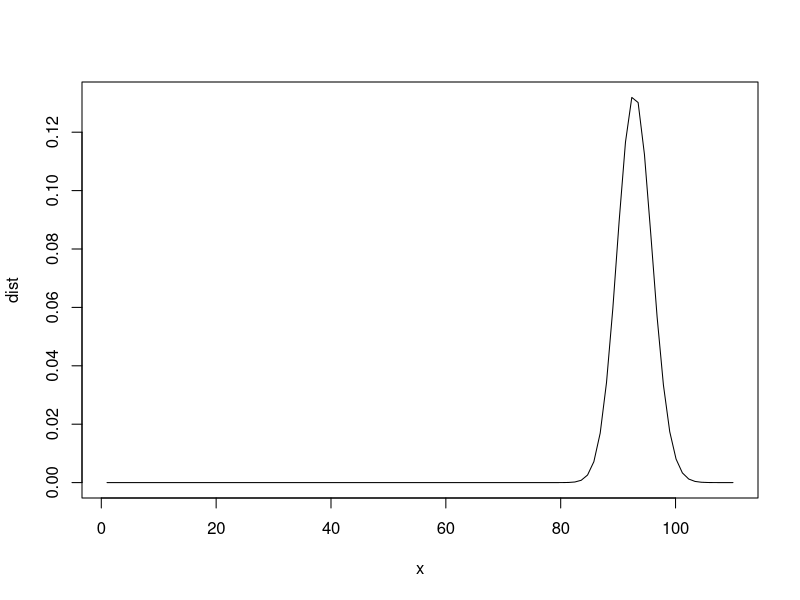
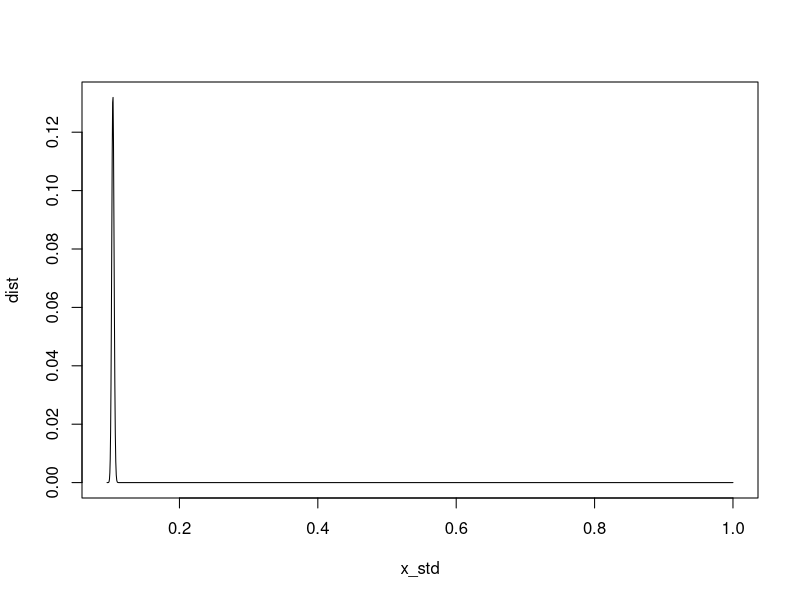
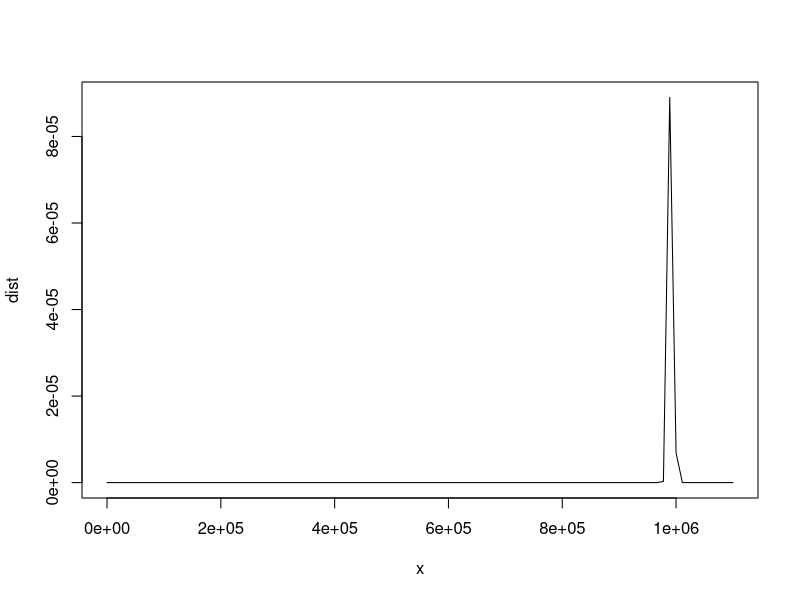
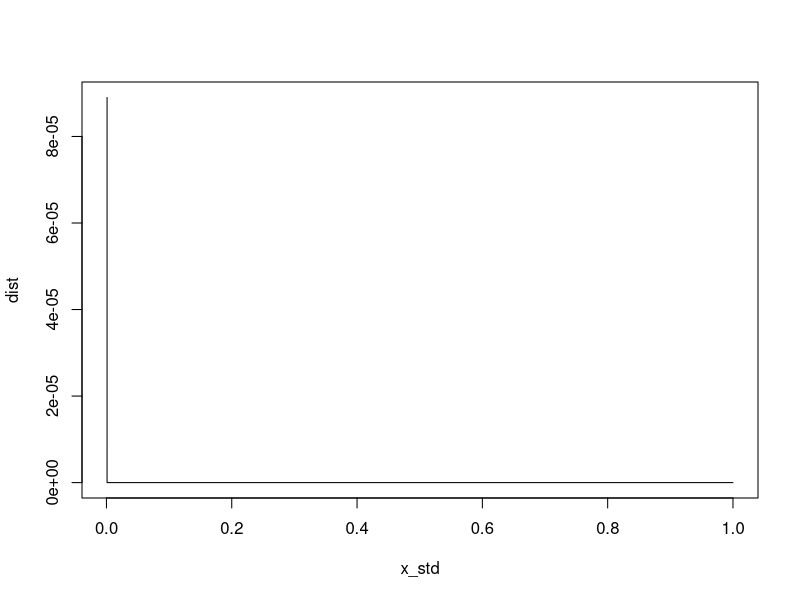

These figures' R source, in order:
# CALIBRATION OF TIME MACHINE PRIOR

from_jump_size_to_tau_a_b <- function(e_jump_size = 0.01, max_jump_size = 0.1){
  
  fun_to_solve <- function(tau_b, max_jump_size, e_jump_size){
    pgamma(1 / max_jump_size ^ 2, tau_b / (e_jump_size ^ 2) , 1/tau_b) - 0.99
  }
  
  tau_b <- uniroot(fun_to_solve,
                   c(1e-12, 1e12),
                   max_jump_size = max_jump_size,
                   e_jump_size = e_jump_size)$root
  
  tau_a <- 1 / e_jump_size ^ 2 * tau_b
  
  c(tau_a = tau_a,
    tau_b = tau_b)
}


####
# EXAMPLES


max_jump_size = 0.1
e_jump_size = 0.01
para_gamma<-from_jump_size_to_tau_a_b (e_jump_size, max_jump_size)
para_gamma[[1]]

x<-seq(1,1.1*(1/max_jump_size^2),length.out=100)

dist<-dgamma(x,para_gamma[[1]],1/para_gamma[[2]])
#dist<-dgamma(x,0.09639522,963.9522)

plot(x,dist,type="l")
x_std <-sqrt(1/x)
# this plot should be on the scale of e_jump_size
plot(x_std,dist,type="l")


######


max_jump_size = 0.001
e_jump_size = 0.015
para_gamma<-from_jump_size_to_tau_a_b (e_jump_size, max_jump_size)


x<-seq(1,1.1*(1/max_jump_size^2),length.out=100)

dist<-dgamma(x,para_gamma[[1]],1/para_gamma[[2]])
#dist<-dgamma(x,0.09639522,963.9522)

plot(x,dist,type="l")
x_std <-sqrt(1/x)
# this plot should be on the scale of e_jump_size
plot(x_std,dist,type="l")